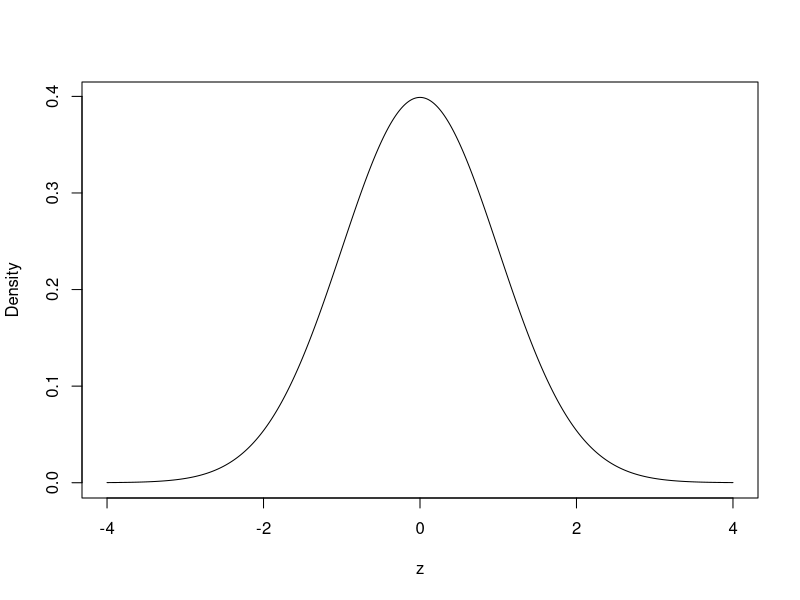

The R source for this figure:
## ---- chunk 1
z = seq(-4, 4, by = 0.01)
plot(z, dnorm(z), type = "l", xlab = "z", ylab = "Density")
## ---- chunk 2
# Prep the distribution data
x <- seq(-4, 4, 0.005)
y <- dnorm(x)
normal <- as.data.frame(cbind(x,y))
